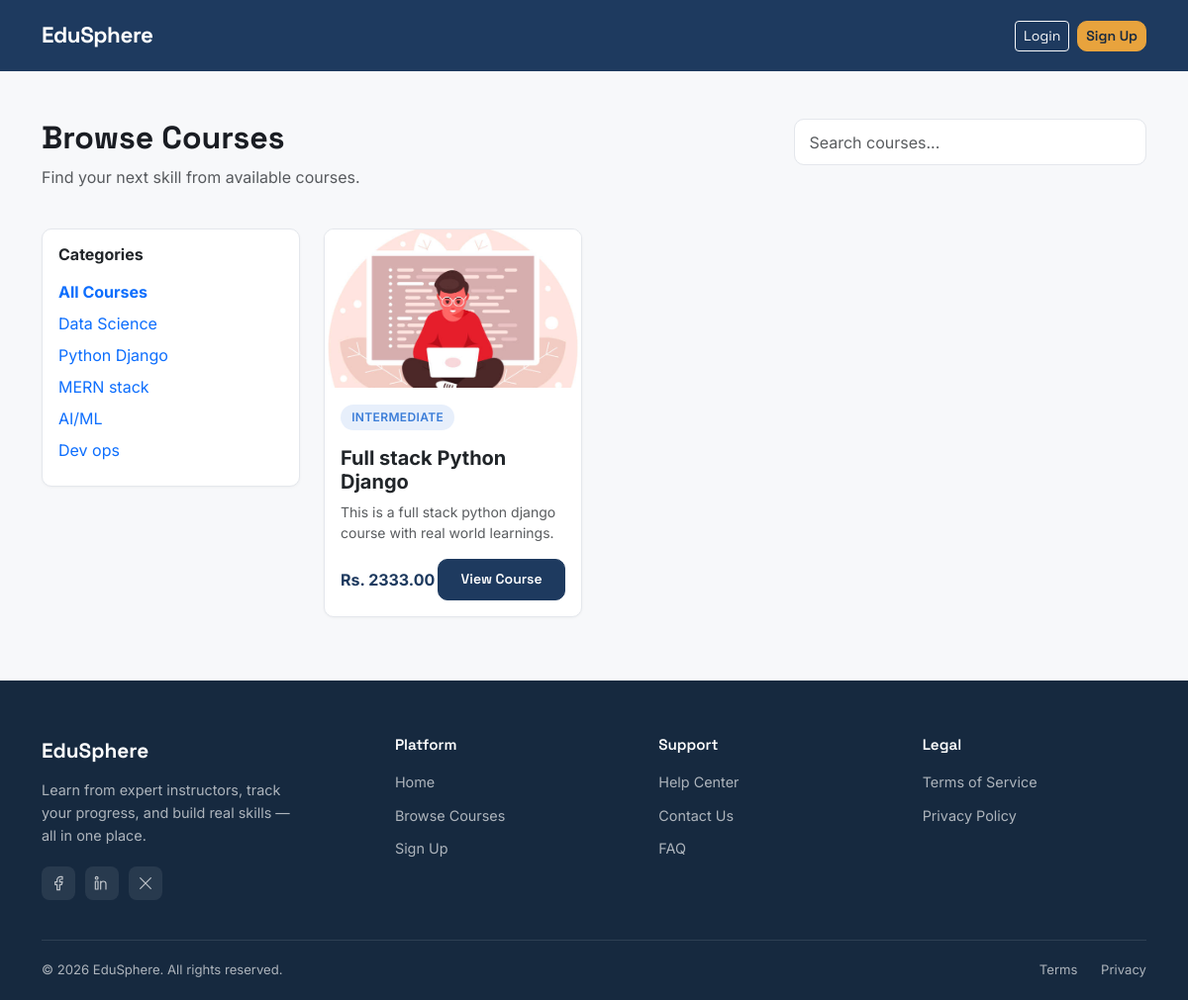
Before: /courses/ with the older database file.
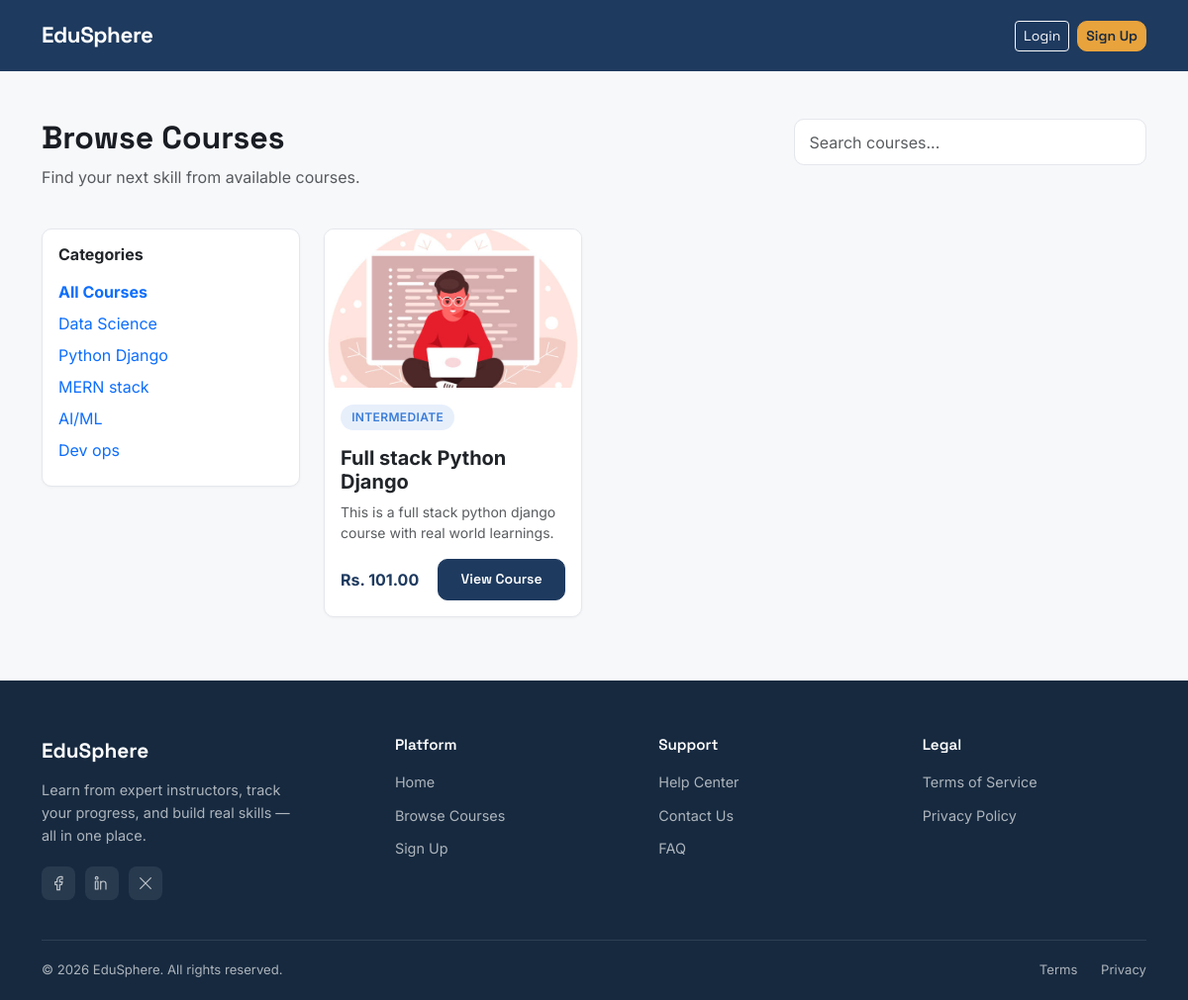
After: the same page with the newer database file.
### courses/models.py (models this page shows, shortened)
class Course(models.Model):
    class Level(models.TextChoices):
        BEGINNER = "beginner", "Beginner"
        INTERMEDIATE = "intermediate", "Intermediate"
        ADVANCED = "advanced", "Advanced"
    instructor = models.ForeignKey(
        settings.AUTH_USER_MODEL,
        on_delete=models.CASCADE,
        related_name="courses",
        limit_choices_to={'role': 'instructor'}
    )
    category = models.ForeignKey(Category, on_delete=models.SET_NULL, null=True, related_name="courses")
    title = models.CharField(max_length=200)
    slug = models.SlugField(unique=True, blank=True)
    description = models.TextField()
    thumbnail = models.ImageField(upload_to="course_thumbnails/", blank=True, null=True)
    level = models.CharField(max_length=20, choices=Level.choices, default=Level.BEGINNER)
    price = models.DecimalField(max_digits=8, decimal_places=2, default=0)
    is_published = models.BooleanField(default=False)
    created_at = models.DateTimeField(auto_now_add=True)
    updated_at = models.DateTimeField(auto_now=True)
    class Meta:
        ordering = ['-created_at']

### courses/views.py (the view)
# urls.py: path('', views.CourseListView.as_view(), name='course_list'),
class CourseListView(ListView):
    model = Course
    template_name = 'courses/course_list.html'
    context_object_name = 'courses'
    paginate_by = 9
    def get_queryset(self):
        queryset = Course.objects.filter(is_published=True)
        category_slug = self.request.GET.get('category')
        query = self.request.GET.get('q')
        if category_slug:
            queryset = queryset.filter(category__slug=category_slug)
        if query:
            queryset = queryset.filter(title__icontains=query)
        return queryset
    def get_context_data(self, **kwargs):
        context = super().get_context_data(**kwargs)
        context['categories'] = Category.objects.all()
        return context

### courses/templates/courses/course_list.html (shortened to what this page needs)
{% extends 'base.html' %}
{% block content %}
<div class="container mt-5">
    <div class="row mb-4">
        <div class="col-md-8">
            <h2 class="fw-bold">Browse Courses</h2>
            <p class="text-muted">Find your next skill from {{ courses.paginator.count }} available courses.</p>
        </div>
        <div class="col-md-4">
            <form method="GET">
                <input type="text" name="q" class="form-control" placeholder="Search courses..." value="{{ request.GET.q }}">
            </form>
        </div>
    </div>
    <div class="row">
        <div class="col-md-3 mb-4">
            <div class="card p-3">
                <h6 class="fw-bold mb-3">Categories</h6>
                <a href="{% url 'courses:course_list' %}" class="d-block mb-2 text-decoration-none {% if not request.GET.category %}fw-bold{% endif %}">All Courses</a>
                {% for cat in categories %}
                    <a href="?category={{ cat.slug }}" class="d-block mb-2 text-decoration-none {% if request.GET.category == cat.slug %}fw-bold{% endif %}">{{ cat.name }}</a>
                {% endfor %}
            </div>
        </div>
        <div class="col-md-9">
            <div class="row g-4">
                {% for course in courses %}
                <div class="col-md-4">
                    <div class="card course-card h-100">
                        {% if course.thumbnail %}
                            <img src="{{ course.thumbnail.url }}" class="card-img-top course-thumb" alt="{{ course.title }}">
                        {% else %}
                            <div class="course-thumb-placeholder">📘</div>
                        {% endif %}
                        <div class="card-body">
                            <span class="role-badge student mb-2">{{ course.level }}</span>
                            <h5 class="fw-bold mt-2">{{ course.title }}</h5>
                            <p class="text-muted small">{{ course.description|truncatewords:15 }}</p>
                            <div class="d-flex justify-content-between align-items-center mt-3">
                                <span class="fw-bold" style="color: var(--ink);">
                                    {% if course.price > 0 %}Rs. {{ course.price }}{% else %}Free{% endif %}
                                </span>
                                <a href="{% url 'courses:course_detail' course.slug %}" class="btn btn-primary btn-sm">View Course</a>
                            </div>
                        </div>
                    </div>
                </div>
                {% empty %}
                <p class="text-muted">No courses found.</p>
                {% endfor %}
            </div>
        </div>
    </div>
</div>
{% endblock %}

Changed rows visible on the page:
changed Course "Full stack Python Django": price "2333.00" → "101.00"
